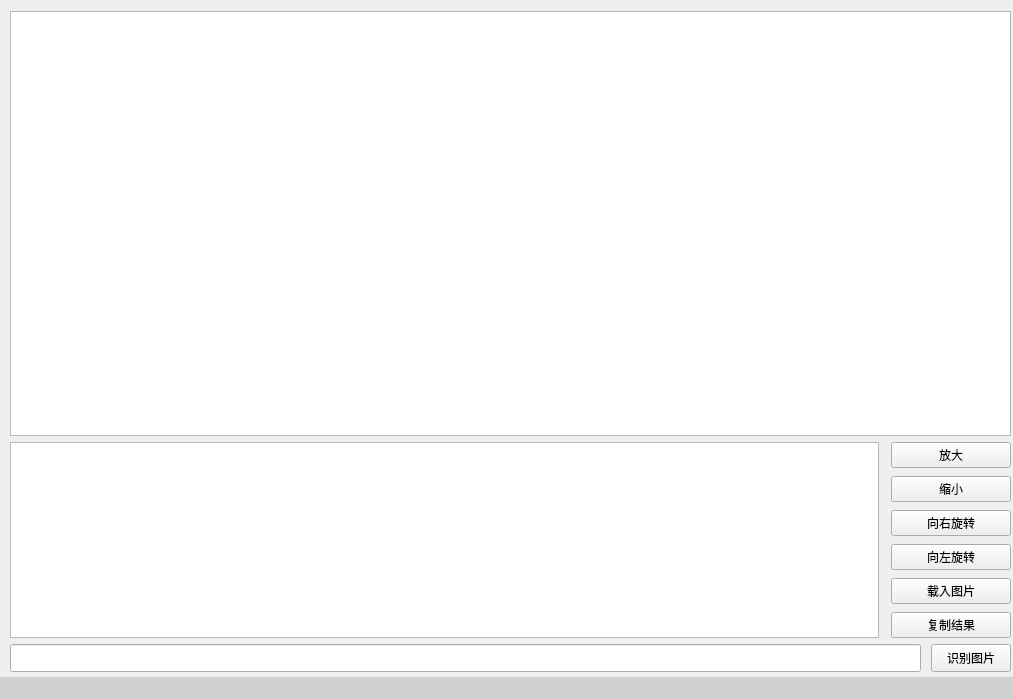
<?xml version="1.0" encoding="UTF-8"?>
<ui version="4.0">
 <class>main_window</class>
 <widget class="QMainWindow" name="main_window">
  <property name="enabled">
   <bool>true</bool>
  </property>
  <property name="geometry">
   <rect>
    <x>0</x>
    <y>0</y>
    <width>1013</width>
    <height>699</height>
   </rect>
  </property>
  <property name="sizePolicy">
   <sizepolicy hsizetype="Fixed" vsizetype="Fixed">
    <horstretch>0</horstretch>
    <verstretch>0</verstretch>
   </sizepolicy>
  </property>
  <property name="windowTitle">
   <string>BankCardRecognizer</string>
  </property>
  <property name="windowIcon">
   <iconset>
    <normaloff>icon/bankcard.png</normaloff>icon/bankcard.png</iconset>
  </property>
  <property name="autoFillBackground">
   <bool>false</bool>
  </property>
  <widget class="QWidget" name="central_widget">
   <widget class="QWidget" name="layoutWidget">
    <property name="geometry">
     <rect>
      <x>10</x>
      <y>11</y>
      <width>1001</width>
      <height>661</height>
     </rect>
    </property>
    <layout class="QVBoxLayout" name="main_layout" stretch="15,3,1">
     <item>
      <widget class="QGraphicsView" name="diaplay_img"/>
     </item>
     <item>
      <layout class="QHBoxLayout" name="selected_layout" stretch="7,1">
       <property name="spacing">
        <number>8</number>
       </property>
       <property name="leftMargin">
        <number>0</number>
       </property>
       <item>
        <widget class="QGraphicsView" name="selected_img">
         <property name="sizePolicy">
          <sizepolicy hsizetype="Expanding" vsizetype="Expanding">
           <horstretch>0</horstretch>
           <verstretch>0</verstretch>
          </sizepolicy>
         </property>
        </widget>
       </item>
       <item>
        <layout class="QGridLayout" name="grid_layout" rowstretch="0,0,0,0,0,0,0,0,0,0" columnstretch="0,0,0,0,0">
         <property name="leftMargin">
          <number>4</number>
         </property>
         <property name="topMargin">
          <number>0</number>
         </property>
         <property name="rightMargin">
          <number>0</number>
         </property>
         <property name="bottomMargin">
          <number>0</number>
         </property>
         <property name="horizontalSpacing">
          <number>6</number>
         </property>
         <item row="0" column="3">
          <widget class="QPushButton" name="zoom_in">
           <property name="sizePolicy">
            <sizepolicy hsizetype="Minimum" vsizetype="Minimum">
             <horstretch>0</horstretch>
             <verstretch>0</verstretch>
            </sizepolicy>
           </property>
           <property name="text">
            <string>放大</string>
           </property>
          </widget>
         </item>
         <item row="2" column="3">
          <widget class="QPushButton" name="rotate_right">
           <property name="sizePolicy">
            <sizepolicy hsizetype="Minimum" vsizetype="Minimum">
             <horstretch>0</horstretch>
             <verstretch>0</verstretch>
            </sizepolicy>
           </property>
           <property name="text">
            <string>向右旋转</string>
           </property>
          </widget>
         </item>
         <item row="3" column="3">
          <widget class="QPushButton" name="rotate_left">
           <property name="sizePolicy">
            <sizepolicy hsizetype="Minimum" vsizetype="Minimum">
             <horstretch>0</horstretch>
             <verstretch>0</verstretch>
            </sizepolicy>
           </property>
           <property name="text">
            <string>向左旋转</string>
           </property>
          </widget>
         </item>
         <item row="6" column="3">
          <widget class="QPushButton" name="copy_button">
           <property name="sizePolicy">
            <sizepolicy hsizetype="Minimum" vsizetype="Minimum">
             <horstretch>0</horstretch>
             <verstretch>0</verstretch>
            </sizepolicy>
           </property>
           <property name="text">
            <string>复制结果</string>
           </property>
          </widget>
         </item>
         <item row="5" column="3">
          <widget class="QPushButton" name="load_button">
           <property name="sizePolicy">
            <sizepolicy hsizetype="Minimum" vsizetype="Minimum">
             <horstretch>0</horstretch>
             <verstretch>0</verstretch>
            </sizepolicy>
           </property>
           <property name="text">
            <string>载入图片</string>
           </property>
          </widget>
         </item>
         <item row="1" column="3">
          <widget class="QPushButton" name="zoom_out">
           <property name="sizePolicy">
            <sizepolicy hsizetype="Minimum" vsizetype="Minimum">
             <horstretch>0</horstretch>
             <verstretch>0</verstretch>
            </sizepolicy>
           </property>
           <property name="text">
            <string>缩小</string>
           </property>
          </widget>
         </item>
        </layout>
       </item>
      </layout>
     </item>
     <item>
      <layout class="QHBoxLayout" name="tools_layout" stretch="0,0">
       <property name="spacing">
        <number>10</number>
       </property>
       <property name="sizeConstraint">
        <enum>QLayout::SetDefaultConstraint</enum>
       </property>
       <property name="bottomMargin">
        <number>0</number>
       </property>
       <item>
        <widget class="QLineEdit" name="lineEdit">
         <property name="sizePolicy">
          <sizepolicy hsizetype="Expanding" vsizetype="Minimum">
           <horstretch>0</horstretch>
           <verstretch>0</verstretch>
          </sizepolicy>
         </property>
        </widget>
       </item>
       <item>
        <widget class="QPushButton" name="identify_button">
         <property name="sizePolicy">
          <sizepolicy hsizetype="Minimum" vsizetype="Minimum">
           <horstretch>0</horstretch>
           <verstretch>0</verstretch>
          </sizepolicy>
         </property>
         <property name="text">
          <string>识别图片</string>
         </property>
         <property name="autoRepeatDelay">
          <number>400</number>
         </property>
        </widget>
       </item>
      </layout>
     </item>
    </layout>
   </widget>
  </widget>
  <widget class="QStatusBar" name="statusbar">
   <property name="styleSheet">
    <string notr="true">background-color: rgb(208, 208, 208);</string>
   </property>
  </widget>
 </widget>
 <resources/>
 <connections/>
</ui>
